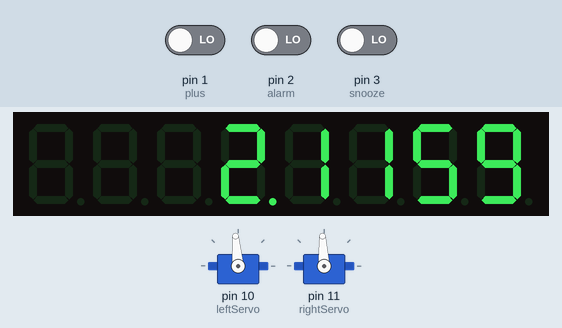
A sketch run on a simulated Arduino Uno, built with avr-gcc and run on an emulated ATmega328P. Parts: 2 × servo, 8-digit seven-segment display. The inputs (shaded band) are chosen by the test bench; at power-on: pin 3 (snooze) LOW, pin 1 (plus) LOW, pin 2 (alarm) LOW.

Above: at 2.7 s.
2.8 s: pin 3 (snooze) driven HIGH
At 2.96 s:
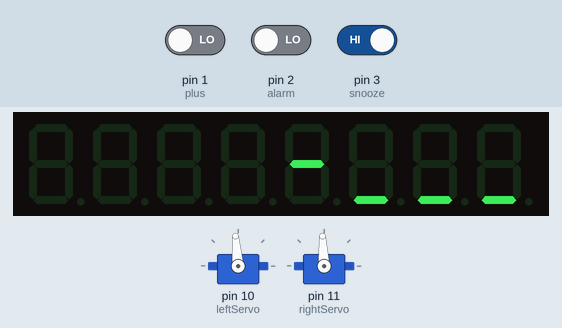
4.6 s: pin 1 (plus) driven HIGH
At 4.77 s:
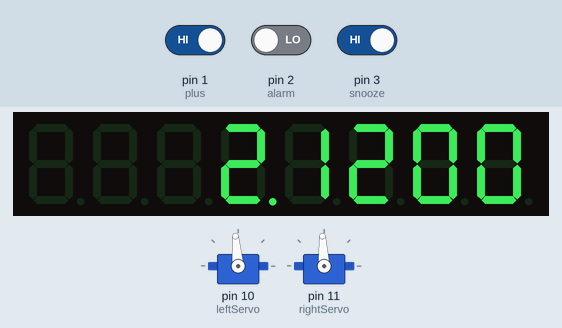
6.3 s: pin 2 (alarm) driven HIGH
At 6.36 s:
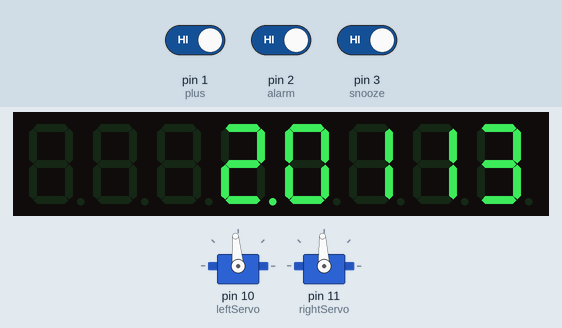
7.8 s: pin 3 (snooze) driven LOW
At 9.01 s:
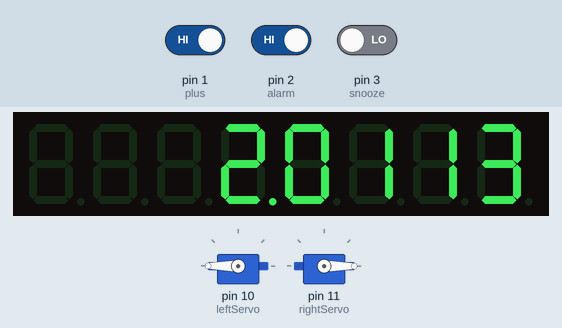
10.8 s: pin 1 (plus) driven LOW
At 10.98 s:
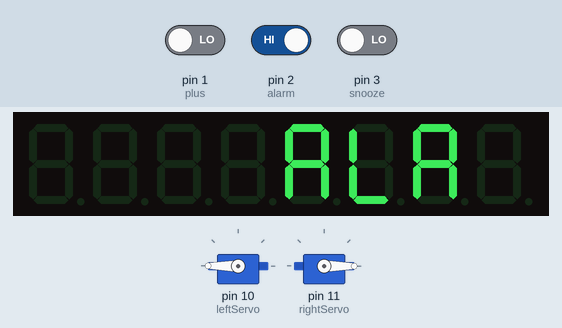
12.5 s: pin 2 (alarm) driven LOW
At 12.68 s:
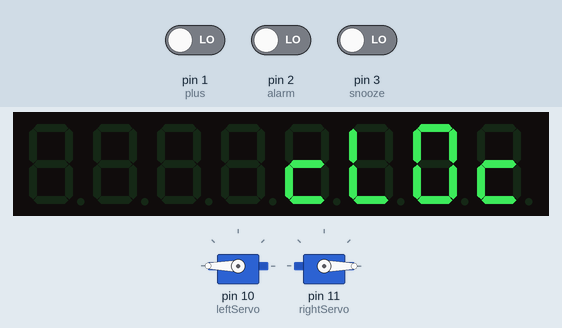
Timing chart, 0 to 15.2 s (numbered marks = the images above; inputs shaded):
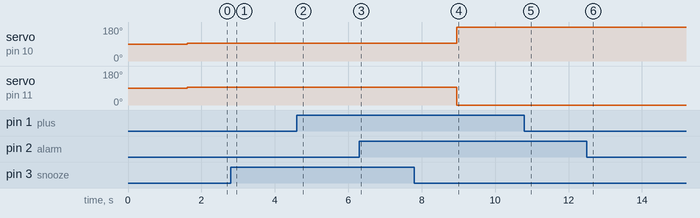

The sketch:

watchdog.ino
```cpp
#include <Servo.h>      //https://github.com/arduino/Arduino/blob/master/libraries/Servo/
#include "TimeAlarms.h" //http://www.pjrc.com/teensy/td_libs_TimeAlarms.html
#include "LedControl.h" //https://github.com/wayoda/LedControl
#include "TMRpcm.h"     //https://github.com/TMRh20/TMRpcm
#include "PCMConfig.h"  //--^

//DEFINE CONSTANTS
const int plus      = 1; // plus button
const int alarm     = 2; // alarm button
const int snooze    = 3; // snooze button
const int speaker   = 9; //speaker pin

//DEFINE VARIABLES
int pos = 0;  // variable to store the servo position
int prevmode; // the previous mode (global)
bool isAlarm = false;

//DEFINE OBJECTS
LedControl lc = LedControl(4,5,6,1); // LedControl(DIN,CLK,LOAD,...)
AlarmID_t your;   //create alarm object
Servo leftServo;  //create servo object
Servo rightServo;

//runs once, before loop
void setup() {
  //initialize up pins and servos
  pinMode(plus,    INPUT);
  pinMode(alarm,   INPUT);
  pinMode(snooze,  INPUT);
  pinMode(speaker, INPUT);
   leftServo.attach(10);
  rightServo.attach(11);

  //initialize the MAX7219 device
  lc.shutdown(0,false); //turn on display
  lc.setIntensity(0,5); //brightness 5
  lc.clearDisplay(0);

  //play the text intro three times
  animate_dogclock(3);

  // set time to something (just a few seconds before noon)
  setTime(11,59,55,1,1,11);

  // create the alarm (for noon) which triggers function yourAlarm
  your = Alarm.alarmRepeat(12,00,00,yourAlarm);
}


//this is the loop, which is performed as fast as possible, constantly.
void loop(){

  //before mode update
  time_t t = now();   //update the time object t
  Alarm.delay(100);   //Alarm-friendly loop delay
  lc.clearDisplay(0); //clear the display each time

  //mode update
  int mode = get_mode(prevmode); //mode persist

  //after mode update
  check_inputs(mode, prevmode); //check for button input
  print(mode, prevmode); //print whatever (either text or the number)
  prevmode = mode; //assign new mode, if there is

  //is the alarm going off?
  if (isAlarm){
    //if so, move and wait
    leftServo.write(180);
    rightServo.write(-90);
    delay(10);
  } else {
    //if not, keep still
    leftServo.write(95);
    rightServo.write(93);
  }
}

//checks button input to see if we've just switched mode
int get_mode(int prevmode){
  //if we have two inputs, we're not swapping modes; no state change
  if(digitalRead(snooze)==HIGH && digitalRead(alarm )==HIGH){ return prevmode; }
  if(digitalRead(plus  )==HIGH && digitalRead(alarm )==HIGH){ return prevmode; }
  if(digitalRead(plus  )==HIGH && digitalRead(snooze)==HIGH){ return prevmode; }

  //there's only one input. what is it?
  if (digitalRead(snooze)==HIGH){
    return 2; //timeset
  } else if (digitalRead(alarm)==HIGH) {
    return 1; //alarmset
  } else {
    return 0; //normal
  }

}

//trigger boolean
void yourAlarm(){
  isAlarm = true;
}

//checks for input from buttons
void check_inputs(int mode, int prevmode){

  //if we're snoozing, turn off the alarm
  if(isAlarm && digitalRead(snooze)==HIGH){
    isAlarm = false;
    return;
  }

  //if we've just switched, don't do anything
  if(mode != prevmode){ return; }

  //if we were just at rest, we're still at rest. new input swaps mode, not triggers buttons
  if(prevmode == 0){ return; }

  //if we were just about to SET THE ALARM, then the other two buttons ought to trigger H+ and M+
  if(prevmode == 1){
    if(digitalRead(snooze)==HIGH){
      //set alarm H+
      your = Alarm.alarmRepeat(
          hour(Alarm.read(your))+1,
        minute(Alarm.read(your)),
        second(Alarm.read(your)),
        yourAlarm
      );
    } else if(digitalRead(plus)==HIGH){
      //set alarm M+
      your = Alarm.alarmRepeat(
          hour(Alarm.read(your)),
        minute(Alarm.read(your))+1,
        second(Alarm.read(your)),
        yourAlarm
      );
    }
  }
  //if we were just about to SET THE TIME, then the other two buttons ought to trigger H+ and M+
  if(prevmode == 2){
    if(digitalRead(alarm)==HIGH){
      // set time H+
      setTime(hour()+1,minute(),second(),day(),month(),year());
    } else if(digitalRead(plus)==HIGH){
      //set time M+
      setTime(hour(),minute()+1,second(),day(),month(),year());
    }
  }
}

//mode controls what's going on.
// zero (0) is default  --> print the time
// one  (1) is alarmset --> print the alarm
// two  (2) is timeset  --> print the time
void print(int mode, int prevmode){
  if(prevmode != mode){ //if we've just made changes,
    dispMode(mode); // print text instead
  } else {
    if(mode==1){
      putAlarm();
    } else {
      putTime();
    }
  }
}

//based on the mode, prints text (cL0c, aLa, etc)
void dispMode(int mode){
  if(mode==0){
    feedFour('c', 'L', '0', 'c');
    Alarm.delay(100);
  } else if (mode==1) {
    feedFour('a',  'L' ,  'a' , ' ');
    Alarm.delay(100);
  } else if (mode==2) {
    animate_timeset();
  }
}

//prints the time based on global time bject
void putTime(){
  int h = hourFormat12();
  int m = minute();
  int s = second();
  if (s%2 == 0){
    lc.setDigit(0,4,2,true); // just center dots ?
  }
  feedFour(h/10%10, h%10, m/10%10, m%10);
}

//prints the time of the upcoming alarm
void putAlarm(){
  int h = hourFormat12(Alarm.read(your));
  int m = minute(Alarm.read(your));
  int s = second(Alarm.read(your));
  if (s%2 == 0){
    lc.setDigit(0,4,2,true); // just center dots ?
  }
  feedFour(h/10%10, h%10, m/10%10, m%10);
}

//prints four characters to the lc object
void feedFour(byte a, byte b, byte c, byte d){
  lc.setChar(0, 3, a, false);
  lc.setChar(0, 2, b, false);
  lc.setChar(0, 1, c, false);
  lc.setChar(0, 0, d, false);
}

//cute little loading animation
void animate_timeset(){
  feedFour('-',  '_' , '_', '_'); Alarm.delay(30);
  feedFour(' ',  '-' , '_', '_'); Alarm.delay(30);
  feedFour('_',  ' ' , '-', '_'); Alarm.delay(30);
  feedFour('_',  '_' , ' ', '-'); Alarm.delay(30);
  feedFour('_',  '_' , '-', ' '); Alarm.delay(30);
  feedFour('_',  '-' , ' ', '_'); Alarm.delay(30);
  feedFour('-',  ' ' , '_', '_'); Alarm.delay(30);
}

//intro animation (recursive because why not?)
void animate_dogclock(int n){
  if(n==0){return;}
  feedFour('d',  0 ,  9 , ' '); Alarm.delay(250);
  feedFour('c', 'L', '0', 'c'); Alarm.delay(250);
  animate_dogclock(n-1);
}
```

pcmRF.cpp
```cpp
#include <pcmRF.h>

#if defined(ENABLE_RF)

	#include <Arduino.h>
	#include <SD.h>
	#include <SdFat.h>
	#include <SPI.h>
	#include <RF24.h>


	boolean rfPlaying = 0;
	const uint64_t addresses[14] = { 0xABCDABCD71LL, 0x544d52687CLL, 0x544d526832LL, 0x544d52683CLL,0x544d526846LL, 0x544d526850LL,0x544d52685ALL, 0x544d526820LL, 0x544d52686ELL, 0x544d52684BLL, 0x544d526841LL, 0x544d526855LL,0x544d52685FLL,0x544d526869LL};

	#if !defined(SDFAT)
		File txFile;
	#else
		SdFile txFile;
	#endif

	byte buff[32];
	RF24 radi(0,0);

//************** RF SECTION ********************

pcmRF::pcmRF( RF24& _radio ){

	radi = _radio;
}

void pcmRF::begin(){
	radi.begin();
	radi.setChannel(1);                 // Set RF channel to 1
	radi.setAutoAck(0);                 // Disable ACKnowledgement packets
	radi.setDataRate(RF24_1MBPS);         // Set data rate as specified in user options
  	radi.setCRCLength(RF24_CRC_8);
    radi.openWritingPipe(addresses[1]);
    radi.openReadingPipe(1,addresses[0]);
}

boolean pcmRF::isPlaying(){
  return rfPlaying;

}

void pcmRF::stop(){
	TIMSK1 &= ~( _BV(OCIE1A) | _BV(OCIE1B) );
	#if !defined(SDFAT)
		if(txFile){txFile.close();}
	#else
		if(txFile.isOpen()){txFile.close();}
	#endif
	rfPlaying = 0;
}


void stop(){
	TIMSK1 &= ~( _BV(OCIE1A) | _BV(OCIE1B) );
	#if !defined(SDFAT)
		if(txFile){txFile.close();}
	#else
		if(txFile.isOpen()){txFile.close();}
	#endif
	rfPlaying = 0;

}

void pcmRF::broadcast(byte device){
	noInterrupts();
	if(device == 255){
		radi.openWritingPipe(addresses[1]);
	}else{
		radi.openWritingPipe(addresses[device+2]);
	}
	interrupts();
}

void pcmRF::play(char* filename, byte device){
  stop();
  rfPlaying = 1;

	if(device == 255){
		radi.openWritingPipe(addresses[1]);
	}else{
		radi.openWritingPipe(addresses[device+2]);
	}


	#if !defined(SDFAT)
		if(!txFile){ txFile = SD.open(filename);}
		if(txFile){
		txFile.seek(24); //skip the header info
	#else
		if(!txFile.isOpen()){ txFile.open(filename);}
		if(txFile.isOpen()){
		txFile.seekSet(24); //skip the header info
	#endif


    unsigned int SAMPLE_RATE = txFile.read();
    SAMPLE_RATE |= txFile.read() << 8;

    #if !defined(SDFAT)
    	txFile.seek(44);
	#else
		txFile.seekSet(44);
	#endif

	unsigned int res = (10 * (1600000/SAMPLE_RATE)) * 32;


	noInterrupts();
	ICR1 = res;
	TCCR1A = _BV(WGM11);
	TCCR1B = _BV(WGM13) | _BV(WGM12) | _BV(CS10);
	TIMSK1 = ( _BV(OCIE1A) );
	interrupts();

  }else{
	  #if defined (debug)
		  Serial.println("failed to open music file");
	  #endif
  }
}


ISR(TIMER1_COMPA_vect){
	radi.writeFast(&buff,32);
	txFile.read((byte*)buff,32);
	if(txFile.available() < 32){ radi.txStandBy(); stop(); }
}


#endif
```

pcmRF.h
```cpp
#ifndef pcmRF_h   // if x.h hasn't been included yet...
#define pcmRF_h   //   #define this so the compiler knows it has been included

#include <Arduino.h>
#include <TMRpcm.h>


#if defined (ENABLE_RF)


	class RF24;

	class pcmRF
	{
	 public:
	 	pcmRF( RF24& _radio);
		void play(char* filename, byte device);
		void broadcast(byte device);
		boolean isPlaying();
		void stop();
		void begin();
	 private:

	};

#endif
#endif
```

pcmConfig.h
```cpp
/*
This library was intended to be a simple and user friendly wav audio player using standard
Arduino libraries, playing bare-bones standard format WAV files.

Many of the extra features have been added due to user request, and are enabled
optionally only to preserve the out of the box simplicity and performance initially
intended.

Code/Updates: https://github.com/TMRh20/TMRpcm
Wiki: https://github.com/TMRh20/TMRpcm/wiki
Blog: https://tmrh20.blogspot.com/

*/


#ifndef pcmConfig_h   // if x.h hasn't been included yet...
#define pcmConfig_h   //   #define this so the compiler knows it has been included

#include <Arduino.h>


/****************** GENERAL USER DEFINES *********************************
 See https://github.com/TMRh20/TMRpcm/wiki for info on usage

   Override the default size of the buffers (MAX 254). There are 2 buffers, so memory usage will be double this number
   Defaults to 64bytes for Uno etc. 254 for Mega etc. note: In multi mode there are 4 buffers*/
//#define buffSize 128  //must be an even number

  /* Uncomment to run the SD card at full speed (half speed is default for standard SD lib)*/
//#define SD_FULLSPEED

  /* HANDLE_TAGS - This options allows proper playback of WAV files with embedded metadata*/
//#define HANDLE_TAGS

  /*Ethernet shield support etc. The library outputs on both timer pins, 9 and 10 on Uno by default. Uncommenting this
    will disable output on the 2nd timer pin and should allow it to function with shields etc that use Uno pin 10 (TIMER1 COMPB).*/
//#define DISABLE_SPEAKER2

  /* Use 8-bit TIMER2 - If using an UNO, Nano, etc and need TIMER1 for other things*/
//#define USE_TIMER2

//#define debug
/****************** ADVANCED USER DEFINES ********************************
   See https://github.com/TMRh20/TMRpcm/wiki for info on usage

   /* Use the SDFAT library from http://code.google.com/p/sdfatlib/            */
//#define SDFAT

   /* MULTI Track mode currently allows playback of 2 tracks at once          */
//#define ENABLE_MULTI  //Using separate pins on a single 16-bit timer

   /* Enables 16-bit samples, which can be used for stereo playback, or to produce a
	   pseudo 16-bit output.                                                   */
//#define STEREO_OR_16BIT

   /* In Normal single track mode, MODE2 will modify the behavior of STEREO or 16BIT output
        With MODE2 off, stereo tracks will be played using 2 pins, for 2 speakers in non-complimentary mode (pin to ground)
	    With MODE2 on, stereo tracks will be played using 4 pins, for 2 speakers in complimentary mode
	  In MULTI dual track mode, MODE2 will use a second timer for the second track.
	    With MODE2 off, each track will use a separate pin, but the same timer
	                                                                           */
//#define MODE2  //Using separate 16-bit timers with up to 4 pins (Arduino Mega etc only)

   /* The library uses two different ramping methods to prevent popping sounds
      when PWM is enabled or disabled. This option is autodetected unless defined here*/
//#define rampMega

   /* Initial implementation for recording of WAV files to SD card via a microphone or input connected to an analog pin
   SdFat library is recommended
   Requires a class 4 card minimum, buffSize may need to be increased to 254 if audio is skipping etc.
   Depending on the card, can take a few seconds for recording to start
   																									*/
//#define ENABLE_RECORDING
	// Amount of space to pre-allocate for recording
//	#define BLOCK_COUNT 10000UL  // 10000 = 500MB   2000 = 100MB

//*********************** Radio (NRF24L01+) Streaming *********************

   /* Comment or Uncomment to en/disable RF streaming of wav files. Make sure
to Comment if not using radio                                                  */

//#define ENABLE_RF

  /* Uncomment this line to disable all standard features except RF playback.
     This will minimize resource usage if not playing or recording files locally */
//#define RF_ONLY

//*************************************************************************

#endif
```

Measured:
- after the input at 2.8 s, the display: changes after 0.07 s (image 1)
- after the input at 4.6 s, the display: changes after 0.06 s (image 2)
- after the input at 7.8 s, servo on pin 10 (leftServo): 95° → 180° after 1.2 s; servo on pin 11 (rightServo): 93° → 0° after 1.2 s
- after the input at 10.8 s, the display: changes after 0.07 s (image 5)
- after the input at 12.5 s, the display: changes after 0.07 s (image 6)
